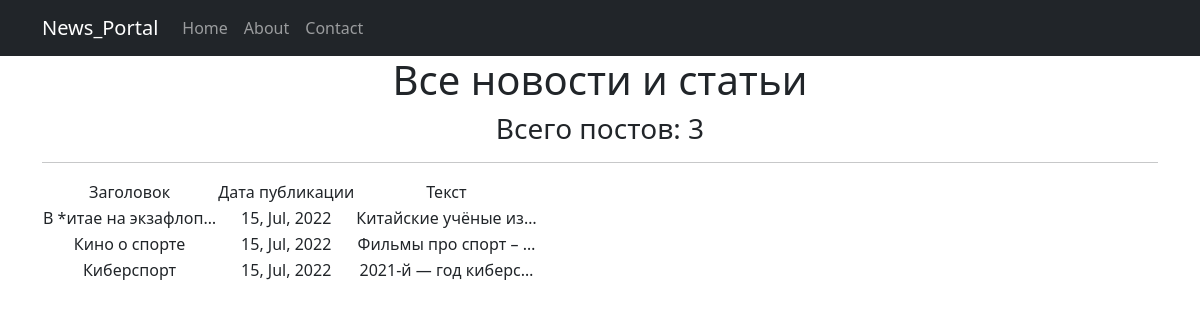
The page /news/ on the database as committed earlier.
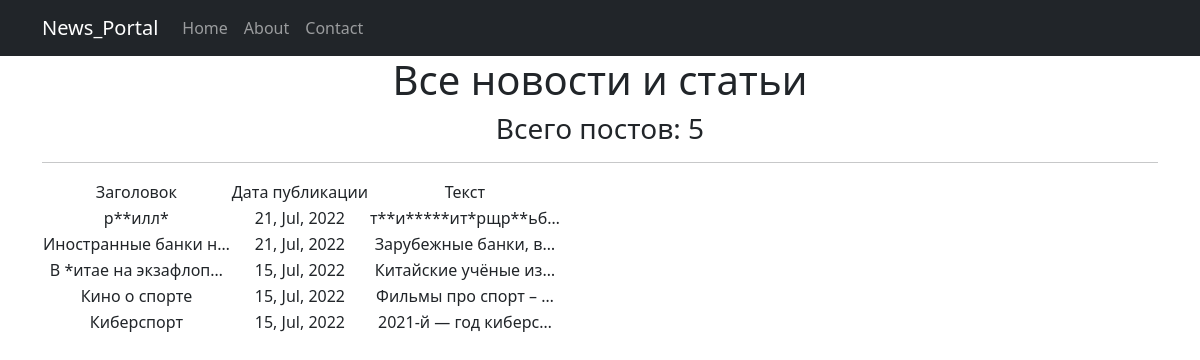
The same page on the database as committed later.
### news/models.py (models this page shows, shortened)
class Post(models.Model):
    article = 'art'
    news = 'news'
    TYPE = [
        (news, 'Новость'),
        (article, 'Статья')
    ]
    author = models.ForeignKey(Author, on_delete=models.CASCADE)
    type = models.CharField(max_length=100, choices=TYPE, default=news)
    time_in = models.DateTimeField(auto_now_add=True)
    category = models.ManyToManyField(Category, through='PostCategory')
    head = models.CharField(max_length=255)
    text = models.TextField()
    rating = models.SmallIntegerField(default=0)

### news/views.py (the view)
# urls.py: path('', PostList.as_view()),
class PostList(ListView):
    model = Post
    ordering = "-time_in"
    template_name = "posts.html"
    context_object_name = "posts"

### news/templatetags/custom_filters.py (called while the page is built)
@register.filter()
def check_text(text):
    text1 = f'{text[0]}'
    for i in text[1:]:
        if i.isupper():
            text1 = text1 + '*'
        else:
            text1 = text1 + i
    return f'{text1}'

@register.filter()
def check_head(head):
    head1 = f'{head[0]}'
    for i in head[1:]:
        if i.isupper():
            head1 = head1 + '*'
        else:
            head1 = head1 + i
    return f'{head1}'

### templates/posts.html (shortened to what this page needs)
{% extends 'flatpages/default.html' %}
{% load custom_filters %}!
{% block content %}
   <h1>Все новости и статьи</h1>
   <h3>Всего постов: {{ posts|length }}</h3>
   <hr>
   {% if posts %}
       <table>
           <tr>
               <td>Заголовок</td>
               <td>Дата публикации</td>
               <td>Текст</td>
           </tr>
           {% for post in posts %}
           <tr>
               <td>{{ post.head|truncatechars:20|check_head }}</td>
               <td>{{ post.time_in|date:'d, M, Y' }}</td>
               <td>{{ post.text|truncatechars:20|check_text }}</td>
           </tr>
           {% endfor %}
       </table>
   {% else %}
       <h2>Постов нет!</h2>
   {% endif %}
{% endblock content %}

### templates/flatpages/default.html (shortened to what this page needs)
<!DOCTYPE html>
<html lang="en">
<head>
    {% load static %}
    <link href="{% static 'css/styles.css' %}" rel="stylesheet"/>
</head>
<body>
<nav class="navbar navbar-expand-lg navbar-dark bg-dark static-top">
   <div class="container">
       <a class="navbar-brand" href="#">News_Portal</a>
       <div class="collapse navbar-collapse" id="navbarResponsive">
           <ul class="navbar-nav ml-auto">
               <li class="nav-item active">
                   <a class="nav-link" href="#">Home</a>
               </li>
               <li class="nav-item">
                   <a class="nav-link" href="/about/">About</a>
               </li>
               <li class="nav-item">
                   <a class="nav-link" href="/contacts/">Contact</a>
               </li>
           </ul>
       </div>
   </div>
</nav>
    <div class="container">
   <div class="row">
       <div class="col-lg-12 text-center">
           {% block content %}{% endblock content %}
       </div>
   </div>
</div>
</body>
</html>

Rows that differ between the two databases and show on the page:
added Post: head|check_head "р**илл*", time_in "21, Jul, 2022", text|check_text "т**и*****ит*рщр**ьб…"
added Post: head|check_head "Иностранные банки н…", time_in "21, Jul, 2022", text|check_text "Зарубежные банки, в…"
Other text that changed with them:
{{ posts|length }}: "3" → "5"
